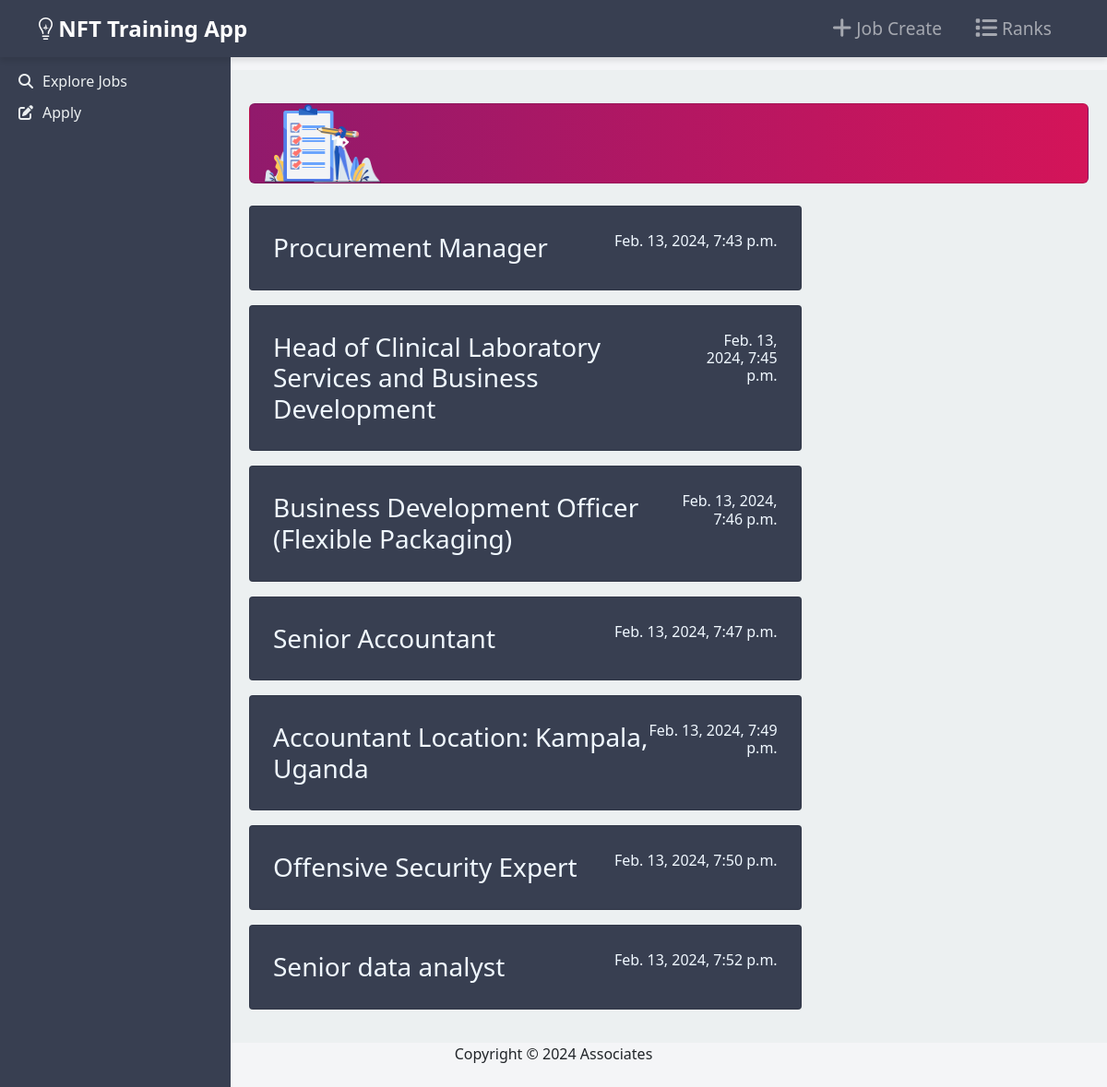
Page /jobs on the committed database.
### Nftapp/models.py (models this page shows, shortened)
class Job(models.Model):
    title = models.CharField(max_length=255)
    description = models.TextField()
    posted_at = models.DateTimeField(auto_now_add=True)

### Nftapp/views.py (the view)
# urls.py: path('jobs', JobsView.as_view(), name='jobs'),
class JobsView(ListView):
    model = Job
    template_name = 'jobs.html'

### Nftapp/templates/jobs.html (shortened to what this page needs)
{% extends "base.html" %}
{% load crispy_forms_tags %}
{% load static %}
{% block content %}
<div class="row">
    <div class="col-12 grid-margin stretch-card mt-3">
        <div class="card corona-gradient-card">
            <div class="card-body py-0 px-0 px-sm-3">
                <div class="row align-items-center">
                    <div class="col-4 col-sm-3 col-xl-2">
                        <img src="{% static '/images/dashboard/Group126@2x.png' %}" class="gradient-corona-img img-fluid" alt="">
                    </div>
                </div>
            </div>
        </div>
    </div>
</div>
<div class="row">
    <div class="col-xl-8 col-sm-6 ">
        {% for x in object_list %}
        <div class="card mb-3" style="background-color:#383f51;">
            <div class="card-body">
                <div class="d-flex justify-content-between">
                    <h3 class="mb-0">
                        <a href='{% url "job_detail" x.pk %}' style="text-decoration: none; color: aliceblue;">{{ x.title }}</a>
                    </h3>
                    <h6 class="text-right" style="color: aliceblue;">{{ x.posted_at }}</h6>
                </div>
            </div>
        </div>
        {% endfor %}
    </div>
</div>
{% endblock content %}

### Nftapp/templates/base.html (style rules this page uses)
body { padding-top: 56px; background-color: #F4F5F7; }

### rows in the picture
Job: title "Procurement Manager", posted_at "Feb. 13, 2024, 7:43 p.m."
Job: title "Head of Clinical Laboratory Services and Business Development", posted_at "Feb. 13, 2024, 7:45 p.m."
Job: title "Business Development Officer (Flexible Packaging)", posted_at "Feb. 13, 2024, 7:46 p.m."
Job: title "Senior Accountant", posted_at "Feb. 13, 2024, 7:47 p.m."
Job: title "Accountant Location: Kampala, Uganda", posted_at "Feb. 13, 2024, 7:49 p.m."
Job: title "Offensive Security Expert", posted_at "Feb. 13, 2024, 7:50 p.m."
Job: title "Senior data analyst", posted_at "Feb. 13, 2024, 7:52 p.m."
